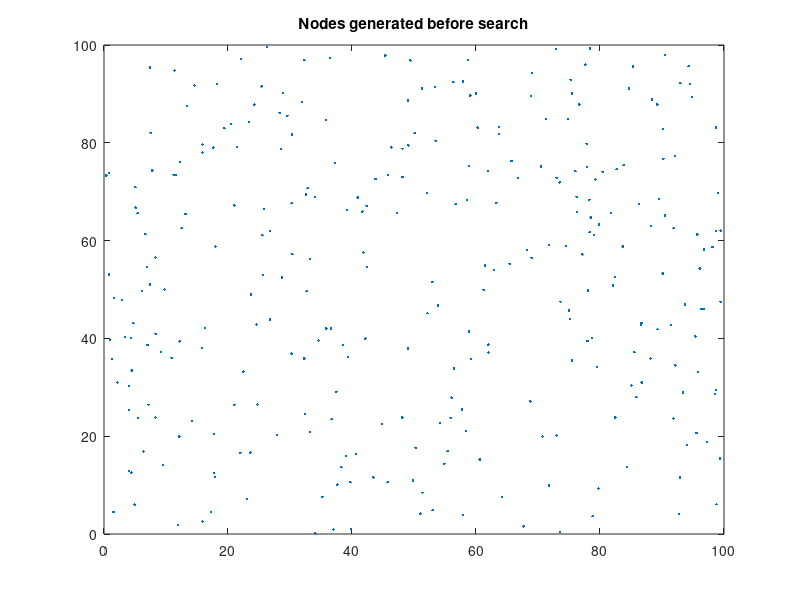

Recreate this plot in MATLAB. (Note: this script raises an error after producing the figure.)
tic;
clear;close;
%%%%%%%%%%%%%%%%%%%%%%%%%%%%%%%%%%%%%
disp('hi');
global domain ;
domain = [];
a = 0;
b = 100;
x_domain = (b-a).*rand(300,1) + a;
y_domain = (b-a).*rand(300,1) + a;
count = zeros(300,1);
domain = [x_domain y_domain count];
x_domain = [];
y_domain = [];
count = [];
figure
plot(domain(:,1),domain(:,2),'.')
title('Nodes generated before search');
global feasible_domain;
feasible_domain = [];
global infeasible_domain;
infeasible_domain = [];
%%%%
x = 0;%%defined first point as 0,0  which is feasible and last point as random x_2
y = 0;
x_2 = (b-a).*rand(1,1) + a;
y_2 = (b-a).*rand(1,1) + a;
figure
t = test_plot();
plot(t(:,1),t(:,2),'.y')
hold on
%%%%%%%%%%%%%%%%%%%%%%%%%%%%%%%%%%%%%%%%%%%%%%%%%%%%%
 for i =1 : 100
% while size(domain) ~= size(feasible_domain) - count 
    dist_prev =10000;
    pos = [];
    while x ~= x_2 && y ~= y_2 
        if is_feasible_point([x y]) == 1 %a dynamic step for moving from feasible previously to x,y
            feasible_domain = vertcat(feasible_domain, [x y ]) ;%cell typpe for svm
            dist_i = sqrt((domain(:,1) - x).^2 + (domain(:,2) - y).^2);
            dist_f = sqrt((domain(:,1) - x_2).^2 + (domain(:,2) - y_2).^2)  ;
            dist = dist_i+dist_f;
            count = [];
            count = 1;
            sz = size(dist);
            while sz(1) ~= count
                if is_feasible_point([domain(count,1) domain(count,2)]) == 0 && dist_i(count) <= 0.3
                    %above condition dist_i < 0.3 is the IR bound for the
                    %robot
                    infeasible_domain = vertcat(infeasible_domain, [domain(count,1) domain(count,2)]);
                    dist(count) = [];
                    dist_i(count) = [];
                    dist_f(count) = [];
                    domain(count,:) = [];
                end
                count = count +1;
                sz = [];
                sz = size(dist);
            end
            [val pos] = min(dist);
            while dist_i(pos) >= 0.3 && domain(pos,1) == x && domain(pos,2) == y || domain(pos,3) == 1
%this step is very important dis_i(pos) >= dist_f(pos) suggest that the
%robt should follow nodes  such that it should be halfway from the destined
%node / it could be compensated for dist_i(pos) >= ir bound so that robot
%will only travel the visible nodes(dead reckoning)
                dist(pos) = 10000000;
                [val pos] = min(dist);
            end    
            if dist_prev > dist_f(pos)
                x = domain(pos,1);
                y = domain(pos,2);
                domain(pos,3) = 1;  
                dist_prev = dist_f(pos)
            else
                x = x_2;
                y = y_2;
                break;
            end
            dist_i = [];
            dist_f = [];
            dist = [];
            
        else
            infeasible_domain = vertcat(infeasible_domain, [x y]);
            t = is_feasible_edge(feasible_domain(end,:),[x y]);
            x = t(1);
            y = t(2);
            t = [];
            domain(pos,:) = [];
            break;
        end   
    end
    domain(:,3) = 0;
    x_2 = (b-a).*rand(1,1) + a;
    y_2 = (b-a).*rand(1,1) + a;
    plot(feasible_domain(:,1),feasible_domain(:,2),'.g')
    if isnan(infeasible_domain) == 0
        hold on
        plot(infeasible_domain(:,1),infeasible_domain(:,2),'.r')
    end
    pause(0.01)
    hold on
 end
 hold off;
%%%%%%%%%%%%%%%%%%%%%%%%%%%%%%%%%%%%%%%%%%%%%%%%%%%%%%%%%%%%%% 
dist = [];
dist_i = [];
dist_f = [];
a = [];
b = [];
i = [];
x = [];
y = [];
x_2 = [];
y_2 = [];
val = [];
dist_prev = [];
count = [];
sz = [];
pos = [];
%%%%%%%%%%%%%%%%%%%%%%%%%%%%%%%%%%%%%%%%%%%%%%%%%%%%%%%%%%%%%%%%%%
domain = [];
% domain = vertcat(feasible_domain,infeasible_domain);
% tri = delaunay(domain(:,1),domain(:,2));
% i = 1;
% while i ~= length(tri)
%     vert1 = tri(i,1);
%     vert2 = tri(i,2);
%     vert3 = tri(i,3);
%     con1 = is_feasible_edge(domain(vert1,1:2),domain(vert2,1:2)) ;
%     con2 = is_feasible_edge(domain(vert2,1:2),domain(vert3,1:2)) ;
%     con3 = is_feasible_edge(domain(vert3,1:2),domain(vert1,1:2)) ;
%     i = 1 + i;
% end
% trimesh(tri,domain(:,1),domain(:,2));
% hold off;

toc